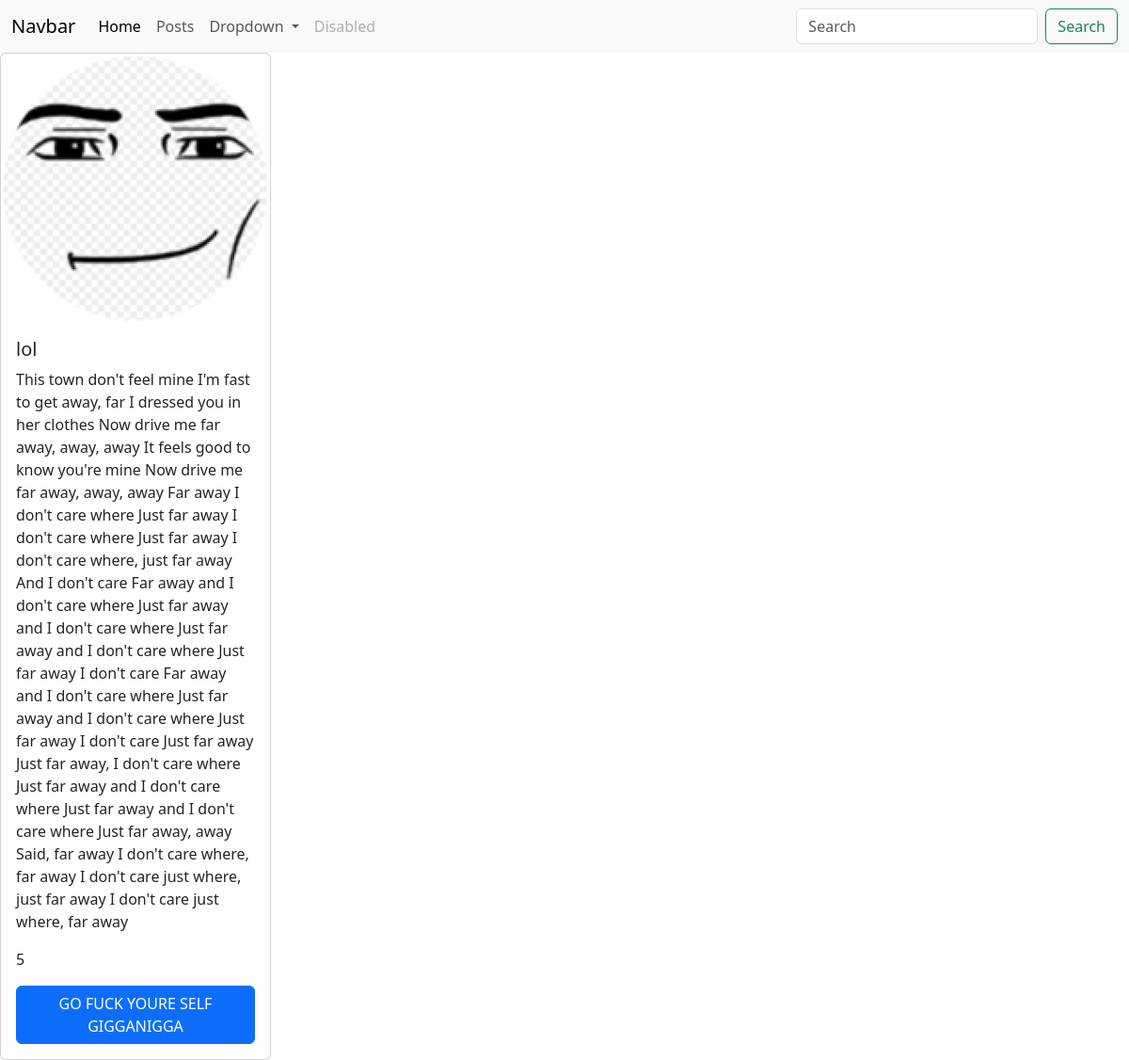
The app's page /posts/1/ with its own data.
### posts/models.py (models this page shows, shortened)
class Post(models.Model):
    image = models.ImageField(blank=True, null=True, upload_to='posts')
    title = models.CharField(max_length=200)
    content = models.TextField(null=True, blank=True)
    rate = models.IntegerField(default=0)
    created_at = models.DateTimeField(auto_now_add=True, null=True, blank=True)
    updated_at = models.DateTimeField(auto_now=True, null=True, blank=True)
    category = models.ForeignKey(
        Category, on_delete=models.CASCADE, null=True, blank=True, related_name='posts'
    )
    tag = models.ManyToManyField(Tag, null=True, blank=True)

### posts/views.py (the view)
# urls.py: path('posts/<int:post_id>/', post_detail_view),
def post_detail_view(request, post_id):
    post = Post.objects.get(id=post_id)
    return render(request, 'post/post.detail.html', context={'post': post})

### templates/post/post.detail.html
{% extends 'base.html' %}
{%load static%}
{%block content%}
<div class="card" style="width: 18rem;">
  {%if post.image%}
  <img src="{{ post.image.url }}" class="card-img-top" alt="...">
  {%else%}
  <img src="{% static 'Png.png' %}" class="card-img-top" alt="...">
  {%endif%}
  <div class="card-body">
    <h5 class="card-title">{{post.title}}</h5>
    <p class="card-text">{{post.content}}</p>
    <p class="card-text">{{post.rate}}</p>
    <a href="#" class="btn btn-primary">GO FUCK YOURE SELF GIGGANIGGA</a>
  </div>
</div>
{%endblock%}

### templates/base.html (shortened to what this page needs)
<!DOCTYPE html>
<html lang="en">
<head>
    <link rel="stylesheet" href="https://cdn.jsdelivr.net/npm/bootstrap@5.3.3/dist/css/bootstrap.min.css">
    <nav class="navbar navbar-expand-lg bg-body-tertiary">
  <div class="container-fluid">
    <a class="navbar-brand" href="#">Navbar</a>
    <div class="collapse navbar-collapse" id="navbarSupportedContent">
      <ul class="navbar-nav me-auto mb-2 mb-lg-0">
        <li class="nav-item">
          <a class="nav-link active" aria-current="page" href="/">Home</a>
        </li>
        <li class="nav-item">
          <a class="nav-link" href="/posts/">Posts</a>
        </li>
        <li class="nav-item dropdown">
          <a class="nav-link dropdown-toggle" href="#" role="button" data-bs-toggle="dropdown" aria-expanded="false">
            Dropdown
          </a>
        </li>
        <li class="nav-item">
          <a class="nav-link disabled" aria-disabled="true">Disabled</a>
        </li>
      </ul>
      <form class="d-flex" role="search">
        <input class="form-control me-2" type="search" placeholder="Search" aria-label="Search">
        <button class="btn btn-outline-success" type="submit">Search</button>
      </form>
    </div>
  </div>
</nav>
</head>
{%block content%}
{%endblock%}
</html>

### records on screen
Post: title "lol", content "This town don't feel mine I'm fast to get away, far I dressed you in her clothes Now drive me far away, away, away It feels good to know you're mine Now drive me far away, away, away Far away I don't care where Just far away I don't care where Just far away I don't care where, just far away And I don't care Far away and I don't care where Just far away and I don't care where Just far away and I don't care where Just far away I don't care Far away and I don't care where Just far away and I don't care where Just far away I don't care Just far away Just far away, I don't care where Just far away and I don't care where Just far away and I don't care where Just far away, away Said, far away I…", rate "5"
